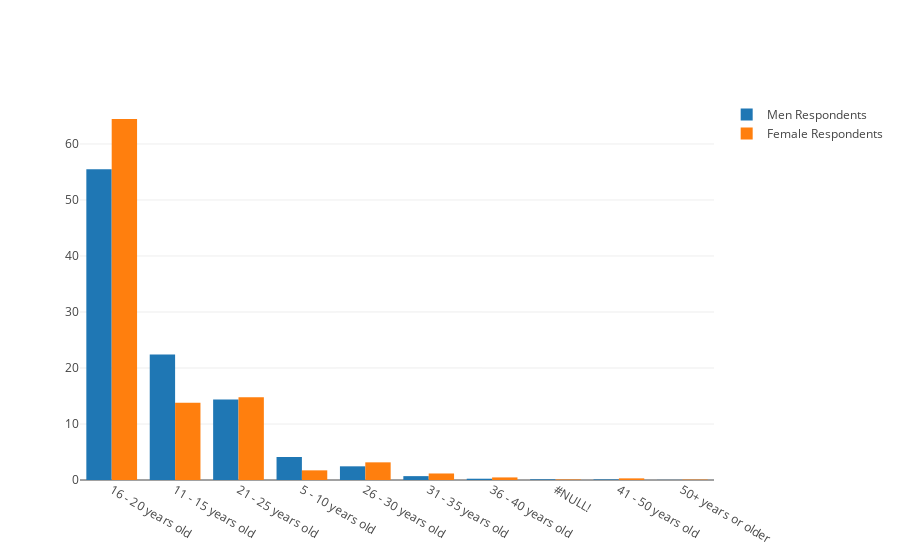

Notebook code cell kept with this figure:
### Code cell
trace1 = go.Bar(
    x=df_men['q1AgeBeginCoding'].value_counts().index.tolist(),
    y=np.multiply(np.divide(df_men['q1AgeBeginCoding'].value_counts().tolist(),np.sum(df_men['q1AgeBeginCoding'].value_counts().tolist())).tolist(),100).tolist(),
    name='Men Respondents'
)
trace2 = go.Bar(
    x=df_women['q1AgeBeginCoding'].value_counts().index.tolist(),
    y=np.multiply(np.divide(df_women['q1AgeBeginCoding'].value_counts().tolist(),np.sum(df_women['q1AgeBeginCoding'].value_counts().tolist())).tolist(),100).tolist(),
    name='Female Respondents'
)

data = [trace1, trace2]
layout = go.Layout(
    barmode='group'
)

fig = go.Figure(data=data, layout=layout)
py.iplot(fig, filename='grouped-bar')

### Figure 1 — Plotly figure (JSON) as saved in the notebook; plotly's stock layout.template omitted (floating-point values rounded to 4 significant figures)
{"data": [{"name": "Men Respondents", "type": "bar", "x": ["16 - 20 years old", "11 - 15 years old", "21 - 25 years old", "5 - 10 years old", "26 - 30 years old", "31 - 35 years old", "36 - 40 years old", "#NULL!", "41 - 50 years old", "50+ years or older"], "y": [55.49, 22.39, 14.39, 4.111, 2.442, 0.6915, 0.2289, 0.124, 0.1049, 0.02385]}, {"name": "Female Respondents", "type": "bar", "x": ["16 - 20 years old", "21 - 25 years old", "11 - 15 years old", "26 - 30 years old", "5 - 10 years old", "31 - 35 years old", "36 - 40 years old", "41 - 50 years old", "#NULL!", "50+ years or older"], "y": [64.46, 14.77, 13.8, 3.154, 1.722, 1.164, 0.4609, 0.2911, 0.09704, 0.07278]}], "layout": {"barmode": "group"}}
